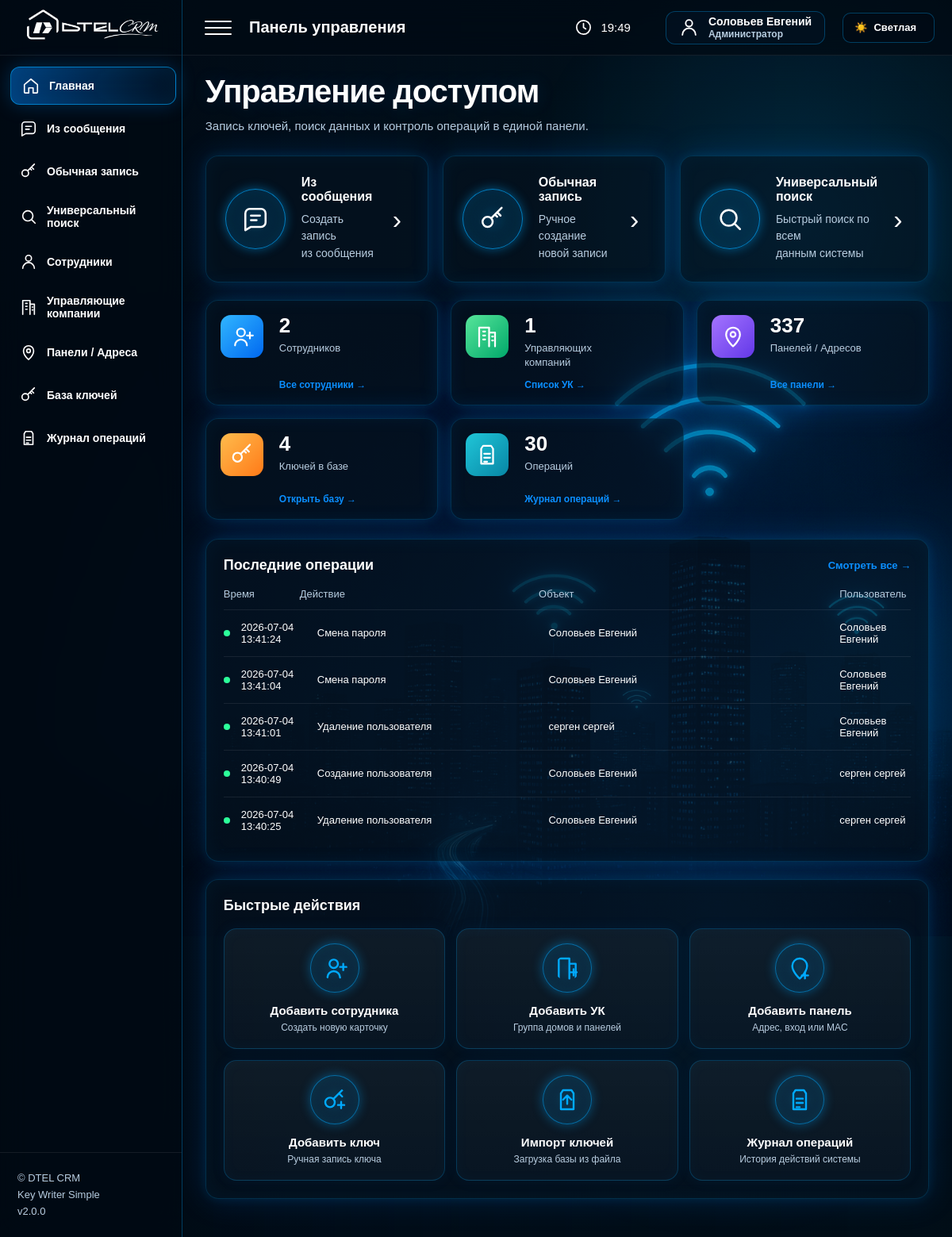
/ (signed in), run on an earlier commit of the app's database.
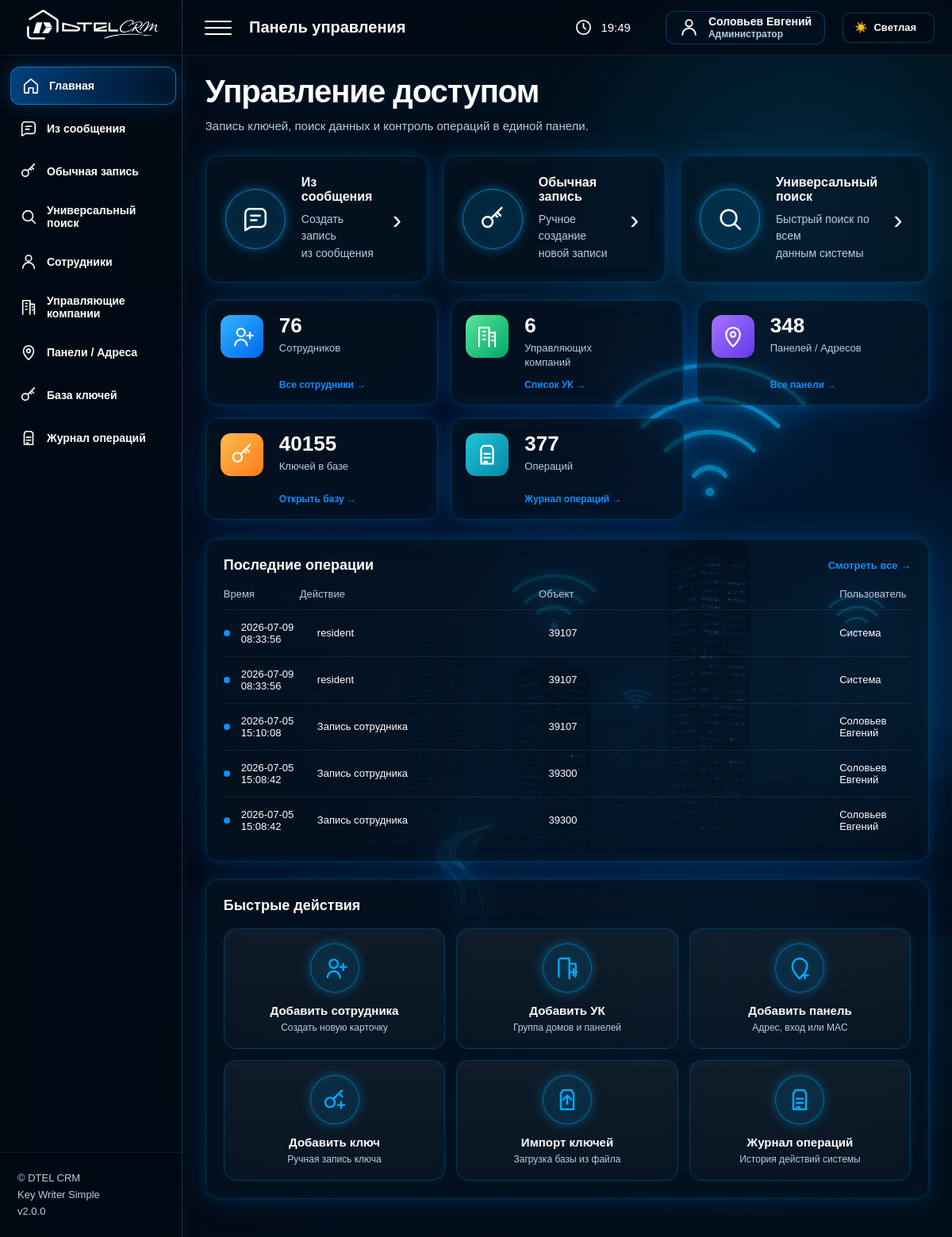
And on a later commit of the database.
### tables this page shows
CREATE TABLE operation_log (
            id INTEGER PRIMARY KEY AUTOINCREMENT,
            mode TEXT NOT NULL,
            printed_number TEXT DEFAULT '',
            hex_value TEXT NOT NULL,
            flat_num TEXT DEFAULT '',
            mac TEXT NOT NULL,
            panel_name TEXT DEFAULT '',
            status TEXT NOT NULL,
            response TEXT DEFAULT '',
            created_at TEXT DEFAULT CURRENT_TIMESTAMP
        , address TEXT DEFAULT '', apartment TEXT DEFAULT '', username TEXT DEFAULT '', user_full_name TEXT DEFAULT '', user_role TEXT DEFAULT '', action TEXT DEFAULT '', object_type TEXT DEFAULT '', object_name TEXT DEFAULT '', details TEXT DEFAULT '', ip_address TEXT DEFAULT '');

### app/routers/home.py (the view)
@router.get("/", response_class=HTMLResponse)
def index(request: Request):
    with db() as conn:
        stats = {
            "keys": conn.execute(
                "SELECT COUNT(*) FROM keys"
            ).fetchone()[0],
            "panels": conn.execute(
                "SELECT COUNT(*) FROM panels WHERE enabled = 1"
            ).fetchone()[0],
            "logs": conn.execute(
                "SELECT COUNT(*) FROM operation_log"
            ).fetchone()[0],
            "employees": conn.execute(
                "SELECT COUNT(*) FROM employees WHERE enabled = 1"
            ).fetchone()[0],
            "uk": conn.execute(
                "SELECT COUNT(*) FROM uk_groups"
            ).fetchone()[0],
        }
    return templates.TemplateResponse(
        "index.html",
        {
            "request": request,
            "stats": stats,
            "recent_operations": get_recent_operations(5),
            "dry_run": settings.dry_run,
        },
    )

### app/templates/index.html (shortened to what the changed rows need)
{% extends 'base.html' %}
{% block content %}
<div class="dashboard-hero">
    <div>
        <h1>Управление доступом</h1>
    </div>
</div>
<div class="dashboard-actions">
    <a class="dashboard-action-card" href="/message">
        <div>
            <h2>Из сообщения</h2>
        </div>
    </a>
    <a class="dashboard-action-card" href="/write/manual">
        <div>
            <h2>Обычная запись</h2>
        </div>
    </a>
    <a class="dashboard-action-card" href="/search">
        <div>
            <h2>Универсальный поиск</h2>
        </div>
    </a>
</div>
<div class="dashboard-stats">
    <a class="dashboard-stat-card" href="/employees">
        <div>
            <b>{{ stats['employees'] }}</b>
            <span>Сотрудников</span>
        </div>
    </a>
    <a class="dashboard-stat-card" href="/uk">
        <div>
            <b>{{ stats['uk'] }}</b>
            <span>Управляющих<br>компаний</span>
        </div>
    </a>
    <a class="dashboard-stat-card" href="/panels">
        <div>
            <b>{{ stats['panels'] }}</b>
            <span>Панелей / Адресов</span>
        </div>
    </a>
    <a class="dashboard-stat-card" href="/keys">
        <div>
            <b>{{ stats['keys'] }}</b>
            <span>Ключей в базе</span>
        </div>
    </a>
    <a class="dashboard-stat-card" href="/log">
        <div>
            <b>{{ stats['logs'] }}</b>
            <span>Операций</span>
        </div>
    </a>
</div>
<div class="dashboard-bottom">
    <div class="dashboard-panel dashboard-operations">
        <div class="dashboard-panel-head">
            <h2>Последние операции</h2>
        </div>
        <div class="operations-table">
            {% if recent_operations %}
                {% for r in recent_operations %}
                <div class="operations-row">
                    {% if r.status_name == 'Ошибка' or r.status_name == 'Ошибка CRM' %}
                        <i class="op-orange"></i>
                    {% elif r.status_name == 'Тест' %}
                        <i class="op-blue"></i>
                    {% else %}
                        <i class="op-green"></i>
                    {% endif %}
                    <span>{{ r.created_at }}</span>
                    <span>{{ r.action_name }}</span>
                    <span>{{ r.object_name_view }}</span>
                    <span>{{ r.user_name }}</span>
                </div>
                {% endfor %}
            {% else %}
                <div class="operations-empty">
                    Пока нет операций
                </div>
            {% endif %}
        </div>
    </div>
    <div class="dashboard-panel">
        <div class="dashboard-panel-head">
            <h2>Быстрые действия</h2>
        </div>
    </div>
</div>
{% endblock %}

What changed in the data, as far as the page shows it:
no longer on this page (row unchanged): operation_log: created_at "2026-07-04 13:41:24", action_name "Смена пароля", object_name_view "Соловьев Евгений", user_name "Соловьев Евгений"
no longer on this page (row unchanged): operation_log: created_at "2026-07-04 13:41:04", action_name "Смена пароля", object_name_view "Соловьев Евгений", user_name "Соловьев Евгений"
no longer on this page (row unchanged): operation_log: created_at "2026-07-04 13:41:01", action_name "Удаление пользователя", object_name_view "серген сергей", user_name "Соловьев Евгений"
no longer on this page (row unchanged): operation_log: created_at "2026-07-04 13:40:49", action_name "Создание пользователя", object_name_view "Соловьев Евгений", user_name "серген сергей"
no longer on this page (row unchanged): operation_log: created_at "2026-07-04 13:40:25", action_name "Удаление пользователя", object_name_view "Соловьев Евгений", user_name "серген сергей"
added operation_log: created_at "2026-07-09 08:33:56", action_name "resident", object_name_view "39107", user_name "Система"
added operation_log: created_at "2026-07-09 08:33:56", action_name "resident", object_name_view "39107", user_name "Система"
added operation_log: created_at "2026-07-05 15:10:08", action_name "Запись сотрудника", object_name_view "39107", user_name "Соловьев Евгений"
added operation_log: created_at "2026-07-05 15:08:42", action_name "Запись сотрудника", object_name_view "39300", user_name "Соловьев Евгений"
added operation_log: created_at "2026-07-05 15:08:42", action_name "Запись сотрудника", object_name_view "39300", user_name "Соловьев Евгений"
Also different on the page:
{{ stats['employees'] }}: "2" → "76"
{{ stats['uk'] }}: "1" → "6"
{{ stats['panels'] }}: "337" → "348"
{{ stats['keys'] }}: "4" → "40155"
{{ stats['logs'] }}: "30" → "377"
